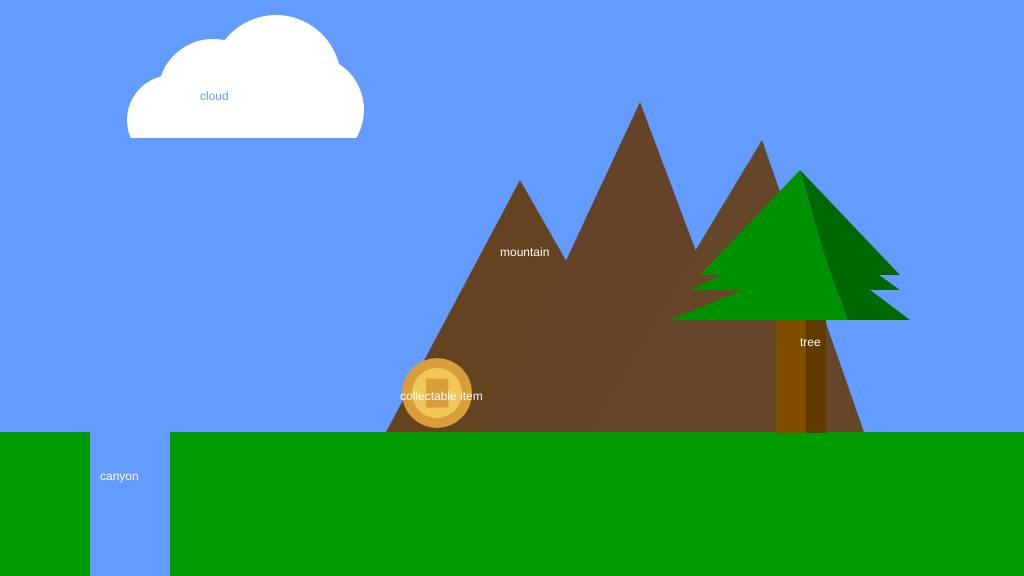
Frame 1 (no input)
Frame 60 (no input): identical to frame 1, image omitted
Frame 120 (the mouse pressed at the canvas centre since frame 60): identical to frame 1, image omitted

The p5.js sketch that drew this single still picture (run headless with seeded random() and noise() and a simulated clock; from frame 60 on, the mouse is pressed at the canvas centre):

// p5.js sketch
// ── sketch.js
/*

The Game Project

1 - Background Scenery

Use p5 drawing functions such as rect, ellipse, line, triangle and
point to draw the scenery as set out in the code comments. The items
should appear next to the text titles.

Each bit of scenery is worth two marks:

0 marks = not a reasonable attempt
1 mark = attempted but it's messy or lacks detail
2 marks = you've used several shape functions to create the scenery

I've given titles and chosen some base colours, but feel free to
imaginatively modify these and interpret the scenery titles loosely to
match your game theme.


WARNING: Do not get too carried away. If you're shape takes more than 5 lines
of code to draw then you've probably over done it.


*/

function setup()
{
	createCanvas(1024, 576);
}

function draw()
{
	background(100, 155, 255); //fill the sky blue

	noStroke();
	fill(0,155,0);
	rect(0, 432, 1024, 144); //draw some green ground

	//1. a cloud in the sky
    //... add your code here
    fill(255,255,255,255);
    ellipse(213,94,110,110);
    ellipse(172,120,90,90);
    ellipse(276,80,130,130);
    ellipse(309,110,110,110);
    fill(100,155,255);
    rect(125,138,240,28);
	noStroke();
	fill(100,155,255);
	text("cloud", 200, 100);

	//2. a mountain in the distance
	//... add your code here
    //mountain 1
    fill(101,67,33);
    triangle(520,180,386,432,664,432);
    
    
    //moutain 2
    fill(101,67,40);
    triangle(640,102,486,432,764,432);
    
    
    //mountain 3
    fill(101,70,40);
    triangle(762,140,586,432,864,432);
	noStroke();
    
	fill(255);
	text("mountain", 500, 256);

	//3. a tree
	//... add your code here
    
    //triangle 1.1
    fill(0,145,0);
    triangle(800,170,700,275,830,275);
    //1.2
    fill(0,104,0);
    triangle(800,170,830,275,900,275);
    
    //triangle 2.1
    fill(0,145,0);
    triangle(817.5,231,690,290,835,290);
    //2.2
    fill(0,104,0);
    triangle(817.5,231,835,290,900,290);
    
    //triangle 3.1
    fill(0,145,0);
    triangle(825,256,670,320,847.5,320);
    //3.2
    fill(0,104,0);
    triangle(825,256,847.5,320,910,320);
    
    //wood
    fill(128,77,0);
    rect(776,320,30,113);
    //wood 2
    fill(97,58,0);
    rect(806,320,20,113);
    
	noStroke();
	fill(255);
	text("tree", 800, 346);

	//4. a canyon
	//NB. the canyon should go from ground-level to the bottom of the screen
	//... add your code here  
    fill(100,155,255);
    rect(90,431,80,190);
    
	noStroke();
	fill(255);
	text("canyon", 100, 480);
    

	//5. a collectable token - eg. a jewel, fruit, coins
	//... add your code here
    
    //coin
    //outer ring
    fill(217,158,58);
    ellipse(437,393,70,70);
    //inner ring
    fill(240,198,84);
    ellipse(437,393,50,50);
    //inner rect
    fill(217,158,58);
    rect(426,378.5,22.5,29);


	noStroke();
	fill(255);
	text("collectable item", 400, 400);
}
